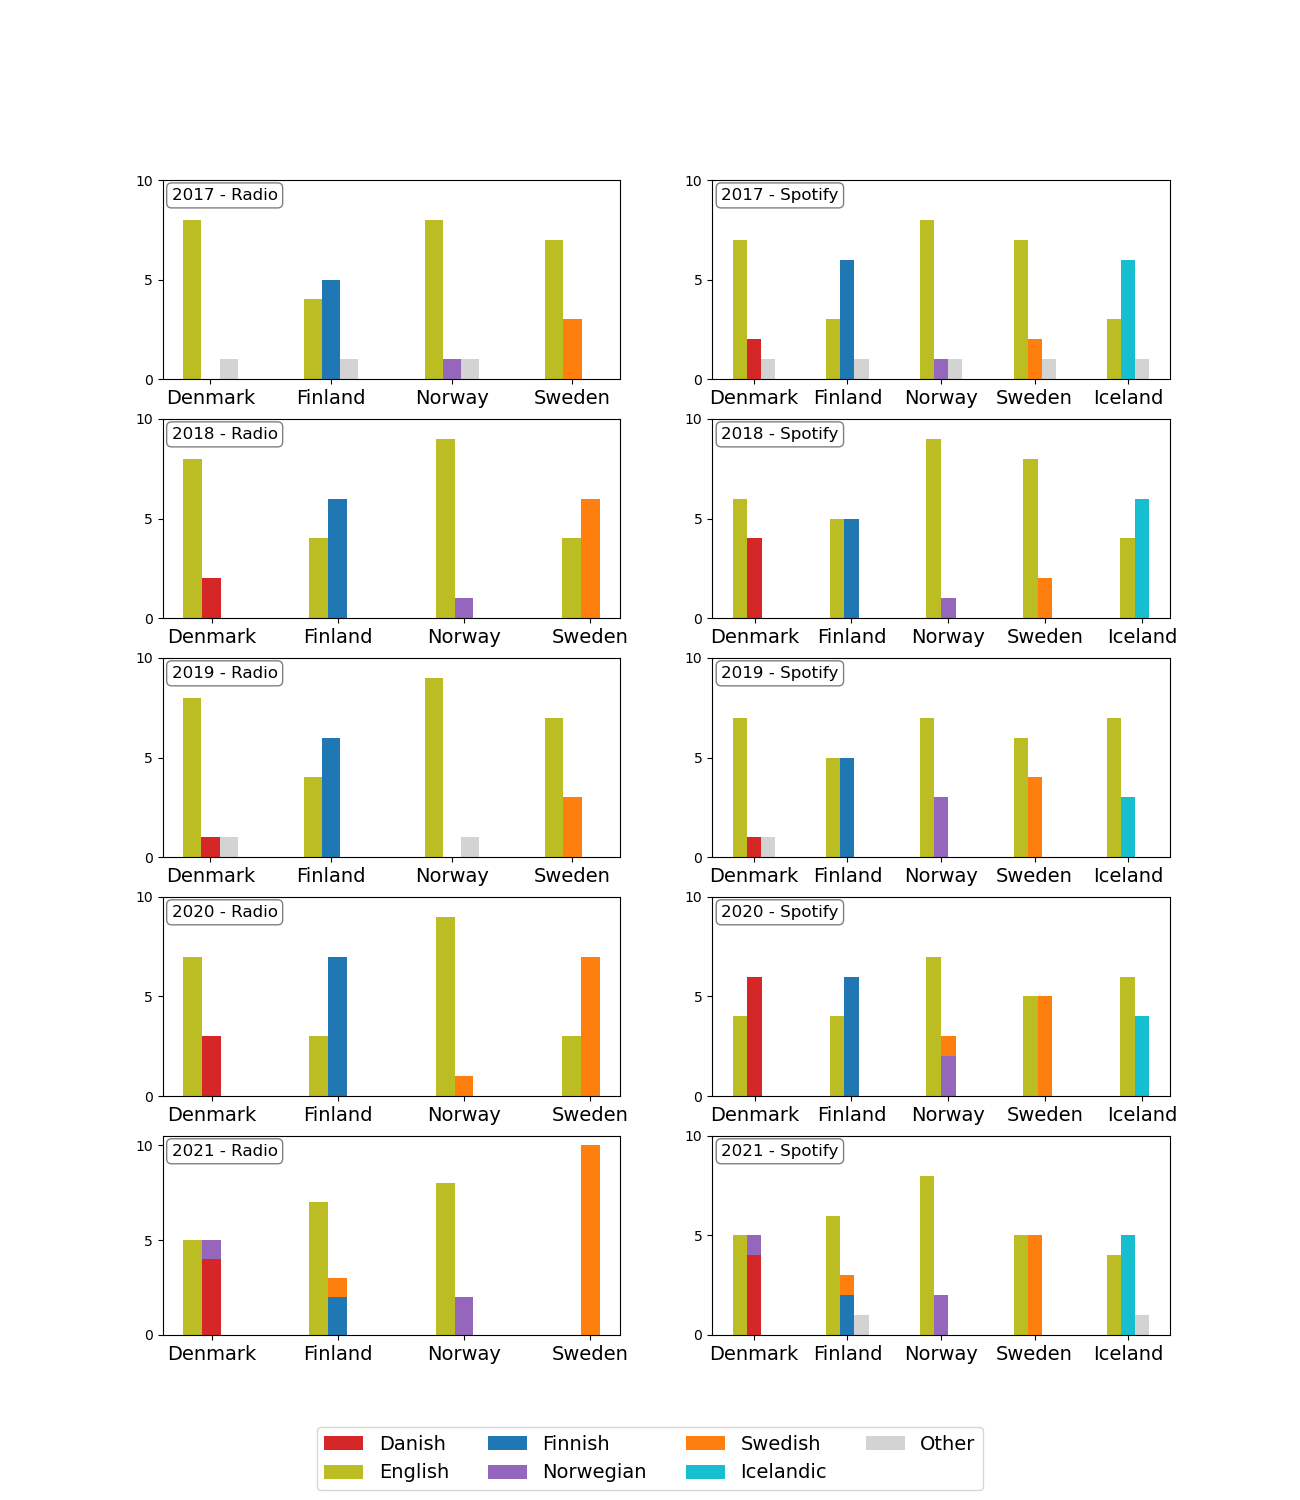

Recreate this plot in Python.
import os

import numpy
import pandas

from matplotlib import pyplot
from matplotlib.patches import Patch

from typing import Dict, Iterable, List, Tuple


LANGUAGE_COUNTS = Dict[str, List[int]]

LANGUAGE_COLORS = {
    "Danish": "tab:red",
    "English": "tab:olive",
    "Finnish": "tab:blue",
    "Norwegian": "tab:purple",
    "Swedish": "tab:orange",
    "Icelandic": "tab:cyan",
    "Other": "lightgrey",
}


def get_lang(language: str, iterable: Iterable[str]) -> str:
    for item in iterable:
        if item in language:
            return item


def create_dataset_for_vis() -> Dict[int, Tuple[LANGUAGE_COUNTS, LANGUAGE_COUNTS]]:
    dfs = {}
    basepath = "../scrape-top-charts/data/labelled-manual"
    for filename in os.listdir(basepath):
        name = filename.split("_")[0]
        dfs[name] = pandas.read_csv(os.path.join(basepath, filename))

    spotify_years = {}
    for label, group in dfs["spotify"].groupby("year"):
        spotify_years[label] = group

    radio_years = {}
    for label, group in dfs["radio"].groupby("year"):
        radio_years[label] = group

    radio_agg = {}
    for year, df in radio_years.items():
        radio_agg[year] = df.groupby(["country", "language"])["weekcount"].count().reset_index()

    spotify_agg = {}
    for year, df in spotify_years.items():
        spotify_agg[year] = df.groupby(["country", "language"])["streams"].count().reset_index()

    dfs_agg = {
        year: (radio, spotify)
        for year, radio, spotify
        in zip(radio_agg.keys(), radio_agg.values(), spotify_agg.values())
    }

    stacked_bars = {}
    for year, (radio, spotify) in dfs_agg.items():
        stacked_bars_radio = pandas.crosstab(
            radio.country, radio.language, values=radio["weekcount"],
            aggfunc=lambda x: x.apply(pandas.to_numeric, errors="ignore"))
        stacked_bars_radio = stacked_bars_radio.apply(lambda x: x.fillna(0))

        stacked_bars_spotify = pandas.crosstab(
            spotify.country, spotify.language, values=spotify["streams"],
            aggfunc=lambda x: x.apply(pandas.to_numeric, errors="ignore"))
        stacked_bars_spotify = stacked_bars_spotify.apply(lambda x: x.fillna(0))
        stacked_bars_spotify = stacked_bars_spotify.reindex(["Denmark", "Finland", "Norway", "Sweden", "Iceland"])

        stacked_bars[year] = (stacked_bars_radio, stacked_bars_spotify)

    lang_countries = {}
    for year, (radio, spotify) in stacked_bars.items():
        radio_langs = {}
        for column in radio.columns:
            radio_langs[column] = radio[column].to_list()

        spotify_langs = {}
        for column in spotify.columns:
            spotify_langs[column] = spotify[column].to_list()

        lang_countries[year] = (radio_langs, spotify_langs)

    return lang_countries


def plot(dataset: Dict[int, Tuple[LANGUAGE_COUNTS, LANGUAGE_COUNTS]]) -> None:
    fig, axes = pyplot.subplots(5, 2, figsize=(13, 15))
    ax_years = {year: (ax_radio, ax_spoti) for year, (ax_radio, ax_spoti) in zip(dataset.keys(), axes)}

    textbox_props = dict(boxstyle='round', facecolor='white', alpha=0.5)

    radio_labels = ["Denmark", "Finland", "Norway", "Sweden"]
    spotify_labels = radio_labels + ["Iceland"]

    radio_xvals = numpy.arange(len(radio_labels))
    spotify_xvals = numpy.arange(len(spotify_labels))

    for year in ax_years.keys():
        ax_radio, ax_spotify = ax_years[year]

        radio_langs, spotify_langs = dataset[year]

        width = 0.15

        radio_others, spotify_others = 0, 0

        radio_agg_bars = [0] * 4
        spotify_agg_bars = [0] * 5

        # Plot radio
        for language in radio_langs.keys():
            if language == "English":
                ax_radio.bar(radio_xvals-width, radio_langs[language], width,
                             label=language, color=LANGUAGE_COLORS[language])
            elif language in LANGUAGE_COLORS.keys():
                ax_radio.bar(radio_xvals, radio_langs[language], width, label=language,
                             bottom=radio_agg_bars, color=LANGUAGE_COLORS[language])
                radio_agg_bars = numpy.add(radio_agg_bars, radio_langs[language])
            else:
                otherlang = "Other"
                ax_radio.bar(radio_xvals+width, radio_langs[language], width,
                             label=otherlang if radio_others == 0 else "", color=LANGUAGE_COLORS[otherlang])
                radio_others += 1

        # Plot spotify
        for language in spotify_langs.keys():
            if language == "English":
                ax_spotify.bar(spotify_xvals-width, spotify_langs[language],
                               width, label=language, color=LANGUAGE_COLORS[language])
            elif language in LANGUAGE_COLORS.keys():
                ax_spotify.bar(spotify_xvals, spotify_langs[language], width, label=language,
                               bottom=spotify_agg_bars, color=LANGUAGE_COLORS[language])
                spotify_agg_bars = numpy.add(spotify_agg_bars, spotify_langs[language])
            else:
                otherlang = "Other"
                ax_spotify.bar(spotify_xvals+width, spotify_langs[language], width,
                               label=otherlang if spotify_others == 0 else "", color=LANGUAGE_COLORS[otherlang])
                spotify_others += 1

        ax_radio.set_xticks(radio_xvals, radio_labels, fontsize=14)
        ax_spotify.set_xticks(spotify_xvals, spotify_labels, fontsize=14)

        ax_radio.set_yticks([0, 5, 10])
        ax_spotify.set_yticks([0, 5, 10])

        ax_radio.text(0.02, 0.9, f"{year} - Radio", transform=ax_radio.transAxes, bbox=textbox_props, fontsize=12)
        ax_spotify.text(0.02, 0.9, f"{year} - Spotify", transform=ax_spotify.transAxes, bbox=textbox_props, fontsize=12)

    legend_items = [Patch(facecolor=value, label=key) for key, value in LANGUAGE_COLORS.items()]
    fig.legend(handles=legend_items, loc="lower center", ncol=4, fontsize=14)
    fig.savefig("visualize_top_charts.png")


if __name__ == "__main__":
    dataset = create_dataset_for_vis()
    plot(dataset)
